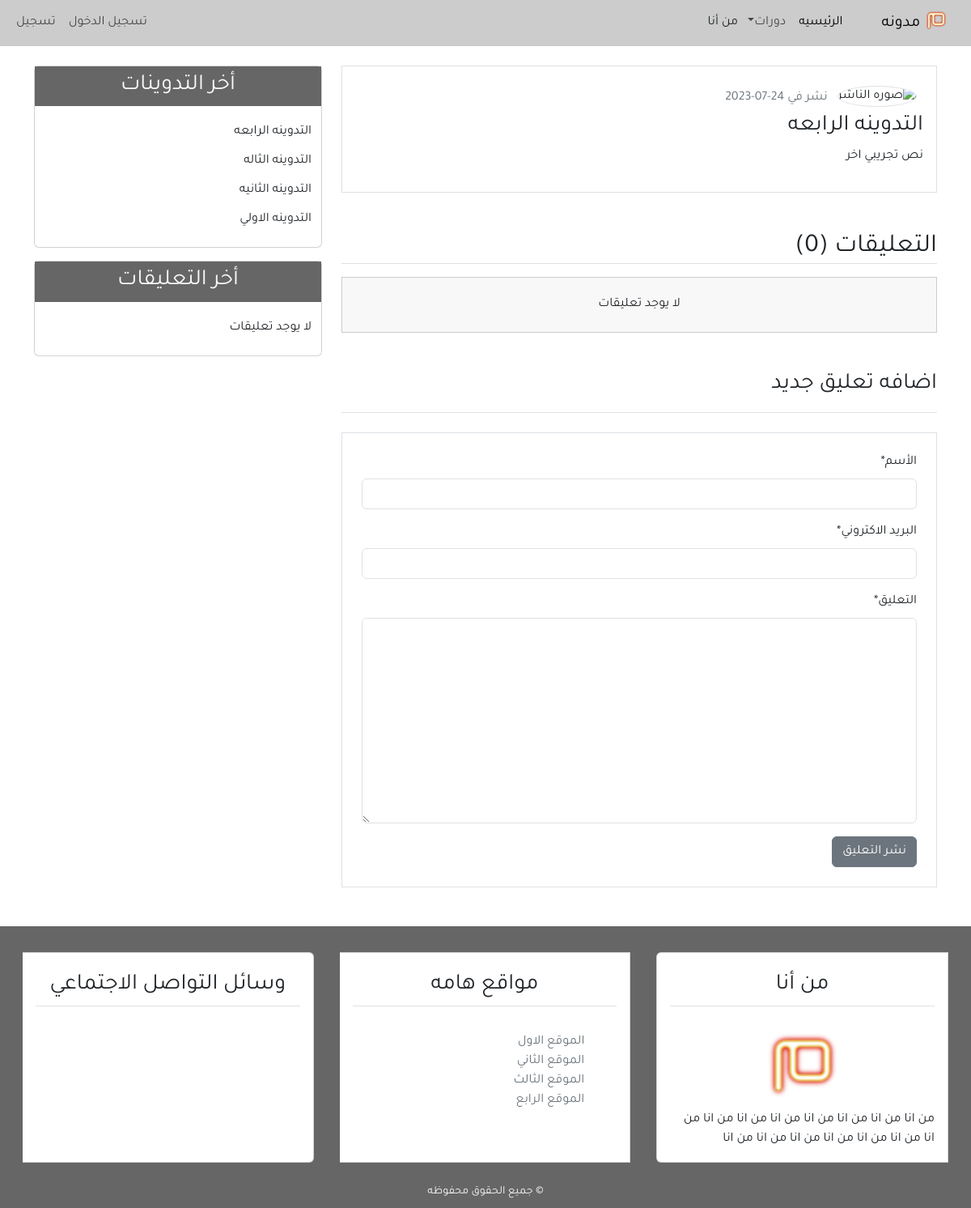
Before: /detail/4/ with the older database file.
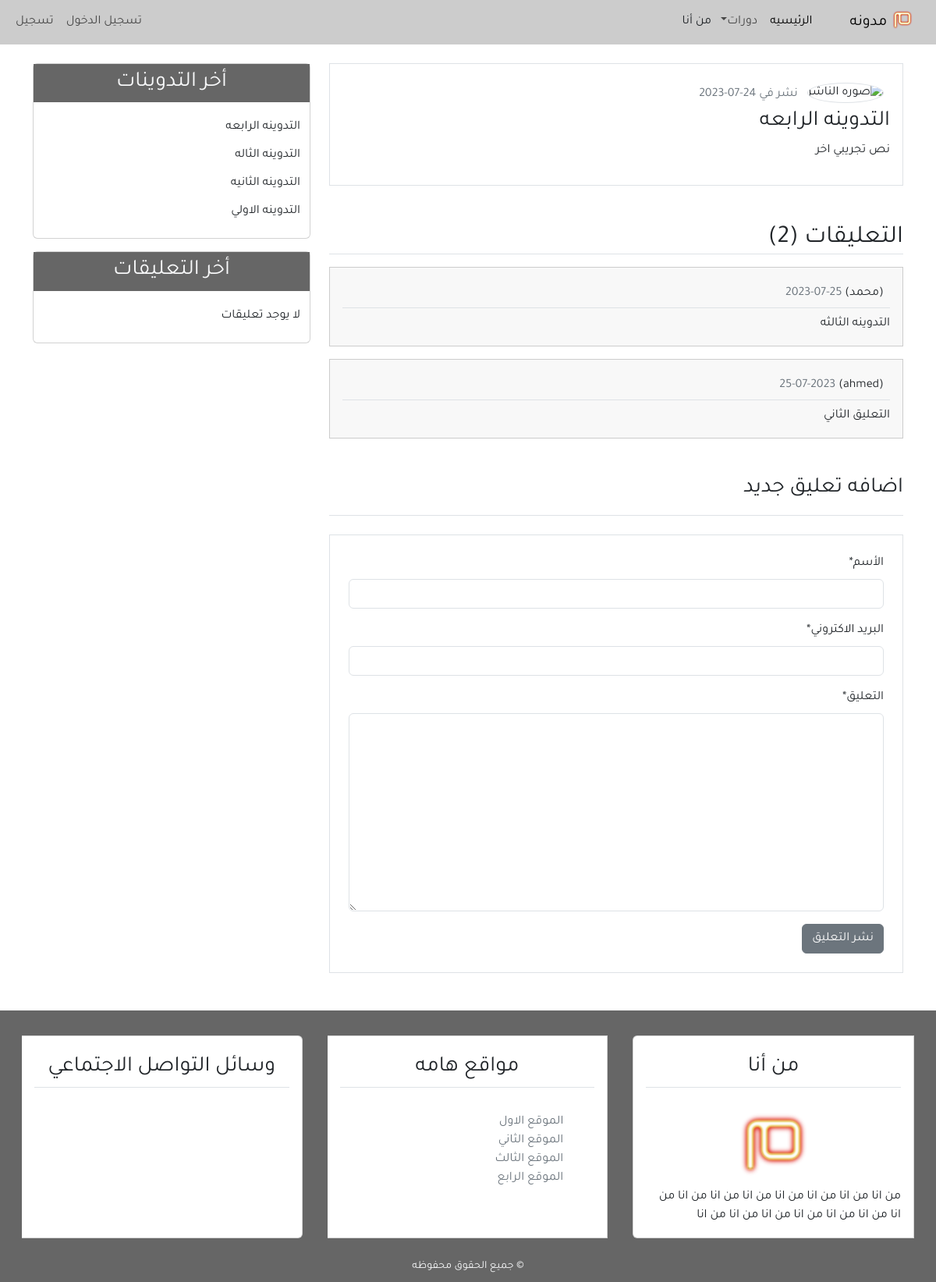
After: the same page with the newer database file.
### blog/models.py (models this page shows, shortened)
class Post(models.Model):
    title = models.CharField(max_length=100)
    content = models.TextField()
    post_date = models.DateTimeField(default=timezone.now)
    post_update = models.DateTimeField(auto_now=True)
    author = models.ForeignKey(User, on_delete=models.CASCADE)
    def __str__(self):
        return self.title
    class Meta:
        ordering = ('-post_date'),

class Comment(models.Model):
    name = models.CharField(max_length=100, verbose_name='الأسم')
    email = models.EmailField(verbose_name='البريد الاكتروني')
    body = models.TextField(verbose_name='التعليق')
    comment_date = models.DateTimeField(auto_now_add=True)
    active = models.BooleanField(default=False)
    post = models.ForeignKey(Post, on_delete=models.CASCADE, related_name='comments')
    class Meta:
        ordering = ('-comment_date'),

### blog/views.py (the view)
# urls.py: path('detail/<int:post_id>/', views.post_detail, name='detail')
def post_detail (request, post_id):
        post = get_object_or_404(Post, pk=post_id)
        comments = post.comments.filter(active=True)
        if request.method =='POST':
               comment_form =NewComment(data=request.POST)
               if comment_form.is_valid():
                      new_comment = comment_form.save(commit=False)
                      new_comment.post = post
                      new_comment.save()
                      comment_form = new_comment()
        else:
               comment_form = NewComment()
        context ={
            'title':post,
            'post': post,
            'comments':comments,
            'comment_form':comment_form,
        }
        return render(request, 'blog/detail.html', context)

### blog/forms.py
class NewComment(forms.ModelForm):
    class Meta:
        model = Comment
        fields = ('name','email','body')

### blog/templatetags/post_tags.py (called while the page is built)
@register.inclusion_tag('blog/latest_posts.html')
def latest_posts():
    context={
    'l_posts' : Post.objects.all()[0:5]
    }
    return context

@register.inclusion_tag('blog/latest_comments.html')
def latest_comments():
    context={
    'l_comments' : Comment.objects.filter(active=True)[0:5]
    }
    return context

### blog/templates/blog/detail.html (shortened to what this page needs)
{% extends "blog/base.html" %}
{% block content %}
{% load crispy_forms_tags %}
    <div class =" border p-3 mb-3">
        <img class =" img-fluid rounded-circle border m-2" width ="70px" src ="https://encrypted-tbn0.gstatic.com/images?q=tbn:ANd9GcQQFh8p_v0S06A3meFD4QOIYcMozNLY3Rofj9YMbME0zW0JA0IwkoegzHjSi-ZjaEeltzU&usqp=CAU" alt ="صوره الناشر">
        <span class ="text-secondary">نشر في {{post.post_date| date:'d-m-Y'}}</span>
        <h3>{{post.title}}</h3>
        <p>{{post.content}}</p>
    </div>
        <h2 class = "border-bottom mt-5 mb-3"> التعليقات ({{comments.count}})</h2>
            {% for comment in comments %}
                <ul class = "mb-3 p-3 comment">
                    <h6 class = "border-bottom p-2">({{comment.name}})
                         <span class = "text-secondary">{{comment.comment_date|date:'d-m-Y'}}</span></h6>
                  {{comment.body}}
                </ul>
            {% empty %}
            <h6 class = "text-center p-4 comment">
                 لا يوجد تعليقات
            </h6>
            {% endfor %}
   <h3 class = "border-bottom pb-3 mb-3 mt-5"> اضافه تعليق جديد</h3>
   <div class="border p-4 mb-5 mt-4">
    <form method="POST">
        {{comment_form|crispy}}
        <input class ="btn btn-secondary " type="submit" value="نشر التعليق">
    </form>
</div>
{% endblock content %}

### blog/templates/blog/base.html (shortened to what this page needs)
{% load static %}
{% load post_tags %}
<!DOCTYPE html>
<html lang="ar">
<head>
    <link rel="stylesheet" href="{% static 'blog/css/bootstrap.min.css' %}">
    <link rel="stylesheet" href="{% static 'blog/css/main.css' %}">
</head>
<body>
    <header>
      <nav class="navbar navbar-expand-lg bg-body-tertiary">
        <div class="container-fluid">
          <a class="navbar-brand" href="#">
            <img src="{% static 'blog/images/mim-logo.png' %}" alt="شعار مدونه" width="30px">
            مدونه </a>
          <div class="collapse navbar-collapse" id="navbarSupportedContent">
            <ul class="navbar-nav mb-2 mb-lg-0">
              <li class="nav-item">
                <a class="nav-link active" aria-current="page" href="{% url 'home' %}"> الرئيسيه</a>
              </li>
              <li class="nav-item dropdown">
                <a class="nav-link dropdown-toggle" href="#" role="button" data-bs-toggle="dropdown" aria-expanded="false">
                دورات</a>
              </li>
            </ul>
            <li class="nav-item" style="list-style: none;">
              <a class="nav-link" href="{% url 'about' %}">من أنا</a>
            </li>
            <ul class="navbar-nav me-auto mb-2 mb-lg-0">
              <li class="nav-item"><a class="nav-link" href="#">تسجيل الدخول</a></li>
              <li class="nav-item"><a class="nav-link" href="#">تسجيل</a></li>
            </ul>
          </div>
        </div>
      </nav>
    </header>
    <section>
      <div class="container">
        <div class="row mt-4">
          <div class="col-md-8">
            {% block content %}
            {% endblock content %}
          </div>
          <div class="col-md-4">
            <div class="card mb-3">
              <h3 class="text-center bg-secondary text-light p-2">أخر التدوينات</h3>
                {% latest_posts %}
            </div>
            <div class="card mb-3">
              <h3 class="text-center bg-secondary text-light p-2">أخر التعليقات</h3>
              {% latest_comments %}
            </div>
          </div>
        </div>
      </div>
    </section>
    <footer class="bg-secondary">
      <div class="container-fluid">
      <div class="row">
        <div class="col-md">
          <div class="card-group mt-3">
            <div class="card m-3">
              <h3 class="card-title text-center border-bottom p-2 m-3">من أنا</h3>
              <div class="card-body">
                <div class="text-center">
                <img src="{% static 'blog/images/mim-logo.png' %}" alt="شعار مدونه" width="100px">
                </div>
                من انا من انا
                من انا من انا
                من انا من انا
                من انا من انا
                من انا من انا
                من انا من انا
                من انا من انا
              </div>
            </div>
            <div class="card m-3">
              <h3 class="card-title text-center border-bottom p-2 m-3"> مواقع هامه</h3>
              <div class="card-body">
                   <ul>
                    <li><a class = "text-secondary" href="#"> الموقع الاول</a></li>
                    <li><a class = "text-secondary" href="#"> الموقع الثاني</a></li>
                    <li><a class = "text-secondary" href="#"> الموقع الثالث</a></li>
                    <li><a class = "text-secondary" href="#"> الموقع الرابع</a></li>
                   </ul>
              </div>
            </div>
            <div class="card m-3">
              <h3 class="card-title text-center border-bottom p-2 m-3"> وسائل التواصل الاجتماعي</h3>
              <h4 class="card-body text-center">
              </h4>
            </div>
          </div>
        </div>
      </div>
      <div class="row p-2">
        <div class="col-md text-center">
        <small class="text-light">&copy; جميع الحقوق محفوظه</small>
        </div>
      </div>
    </footer>
</body>
</html>

### blog/templates/blog/latest_posts.html
<ul class = "list-group-flush latest-post">
    {% for post in l_posts %}
        <li class = "list-group-item latest-post-item">
            <a class = "text-dark" href = "{% url 'detail' post.id %}">{{post.title}}</a>
        </li>
    {% endfor %}
</ul>

### blog/templates/blog/latest_comments.html
<ul class = "list-group-flush latest-comment">
    {% for comment in comments %}
        <li class = "list-group-item latest-comment-item">
            <a class = "text-dark" href = "{% url 'detail' comment.post.id %}">
            {% if comment.body|length > 25 %}
            {{comment.body|slice:'45'}}..
            {% else %}
            {{comment.body|length}}
            {% endif %}
            </a>
        </li>
        {% empty %}
        <li class = "list-group-item latest-comment-item"> لا يوجد تعليقات </li>
    {% endfor %}
</ul>

### blog/static/blog/css/main.css (style rules this page uses)
html, body { direction: rtl; text-align: right; }
body { font-family: 'Tajawal', 'sans-serf'; }
.bg-secondary { background-color: #666 !important; }
.bg-body-tertiary { background-color: #ccc !important; }
.latest-post, .latest-comment { padding: 0 15px; }
.latest-post, .latest-post-item, .latest-comment, .latest-comment-item { padding: 6px; }
.latest-post li:last-child, .latest-comment li:last-child { border-bottom: 0; padding-bottom: 0; }
.comment { background-color: #f8f8f8; border: 1px solid #ccc; }
a { text-decoration: none; }
ul { list-style-type: none; }

Changed rows visible on the page:
added Comment: name "محمد", comment_date "25-07-2023", body "التدوينه الثالثه"
added Comment: name "ahmed", comment_date "25-07-2023", body "التعليق الثاني"
Other visible differences:
{{ comments.count }}: "0" → "2"
text no longer shown: "لا يوجد تعليقات"
